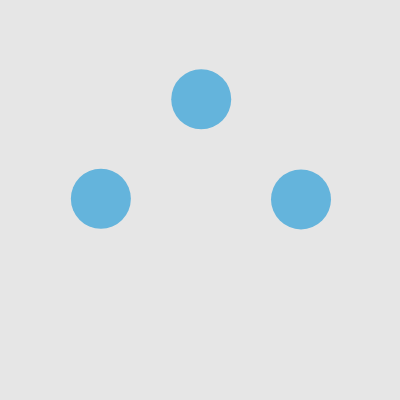
Frame 1 (no input)
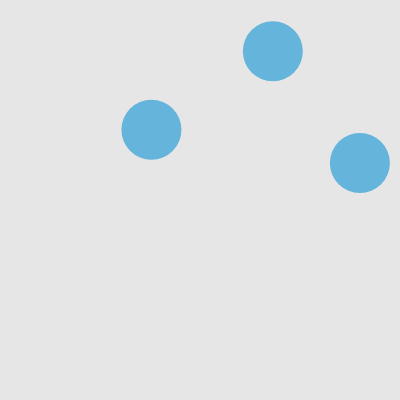
Frame 60 (no input)
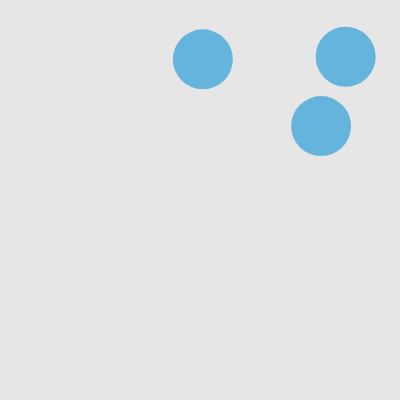
Frame 120 (the mouse pressed at the canvas centre since frame 60)

The p5.js sketch that drew these frames (run headless with seeded random() and noise() and a simulated clock; from frame 60 on, the mouse is pressed at the canvas centre):

// p5.js sketch
// ── sketch.js
let balls = [];

function setup() {
  createCanvas(400, 400);
  balls.push(new Ball(100, 200));
  balls.push(new Ball(300, 200));
  balls.push(new Ball(200, 100));
}

function draw() {
  background(230);

  let isColliding = new Array(balls.length).fill(false);

  for (let i = 0; i < balls.length; i++) {
    for (let j = i + 1; j < balls.length; j++) {
      let d = dist(balls[i].pos.x, balls[i].pos.y, balls[j].pos.x, balls[j].pos.y);
      if (d < balls[i].r + balls[j].r) {
        isColliding[i] = true;
        isColliding[j] = true;

        let temp = balls[i].vel.copy();
        balls[i].vel = balls[j].vel.copy();
        balls[j].vel = temp;

        let nudge = p5.Vector.sub(balls[i].pos, balls[j].pos).setMag(2);
        balls[i].pos.add(nudge);
        balls[j].pos.sub(nudge);
      }
    }
  }

  for (let i = 0; i < balls.length; i++) {
    balls[i].move();
    balls[i].show(isColliding[i]);
  }
}

class Ball {
  constructor(x, y) {
    this.pos = createVector(x, y);
    this.vel = createVector(random(-2, 2), random(-2, 2));
    this.r = 30;
  }

  move() {
    this.pos.add(this.vel);

    if (this.pos.x - this.r < 0 || this.pos.x + this.r > width) {
      this.vel.x *= -1;
      this.pos.x = constrain(this.pos.x, this.r, width - this.r);
    }
    if (this.pos.y - this.r < 0 || this.pos.y + this.r > height) {
      this.vel.y *= -1;
      this.pos.y = constrain(this.pos.y, this.r, height - this.r);
    }
  }

  show(colliding) {
    noStroke();
    if (colliding) {
      fill(220, 80, 80);
    } else {
      fill(100, 180, 220);
    }
    ellipse(this.pos.x, this.pos.y, this.r * 2);
  }
}
